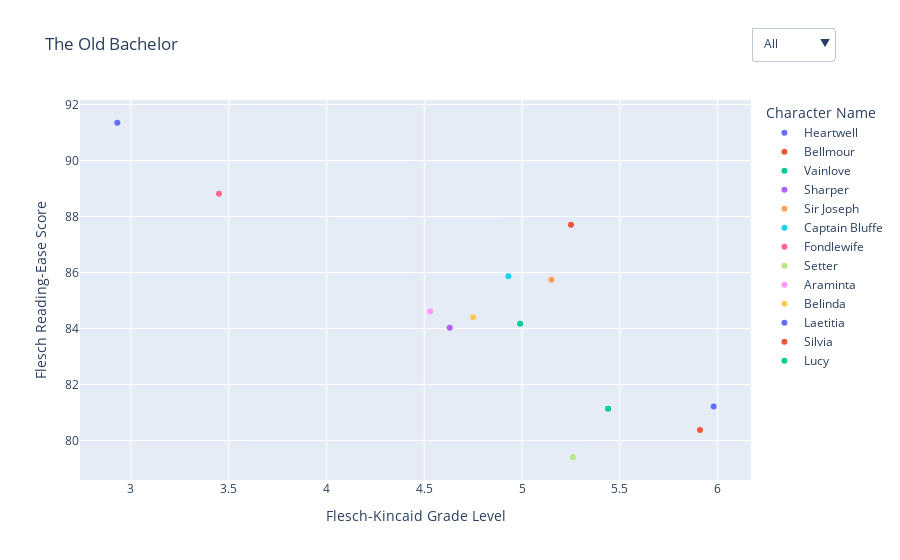
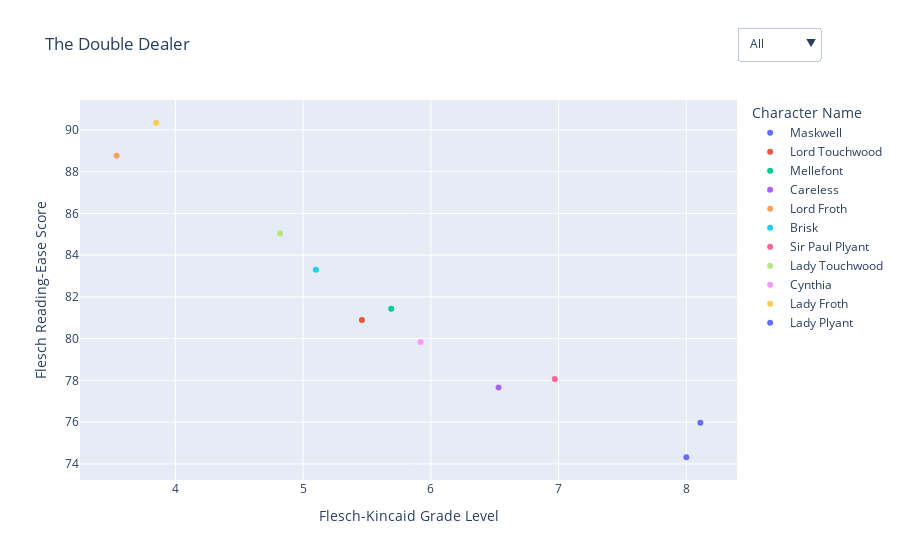
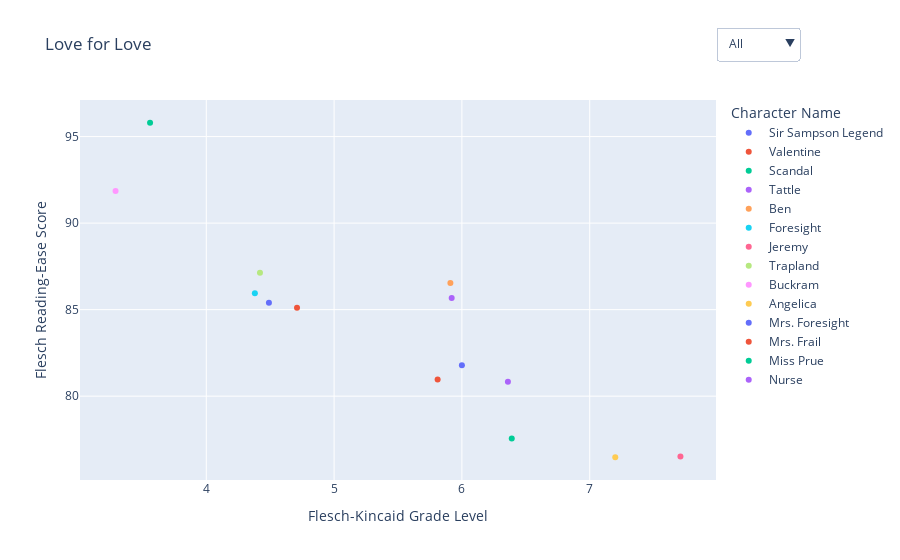
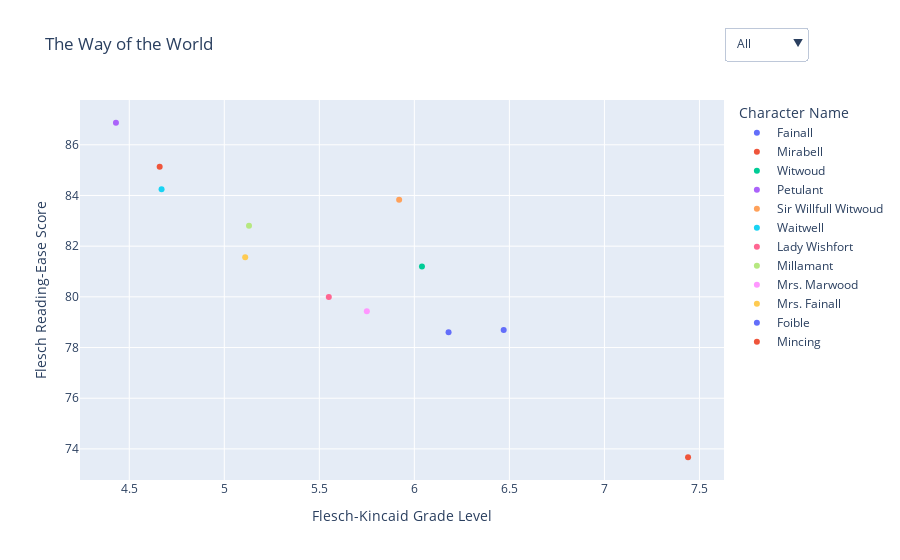

Notebook code cell kept with these figures, in order:
### Code cell
create_scatter_plot(tob_gl_scores, tob_re_scores, tob_men, tob_women, filename="tob_flesch_kincaid_scatter", title="The Old Bachelor")
create_scatter_plot(tdd_gl_scores, tdd_re_scores, tdd_men, tdd_women, filename="tdd_flesch_kincaid_scatter", title="The Double Dealer")
create_scatter_plot(lfl_gl_scores, lfl_re_scores, lfl_men, lfl_women, filename="lfl_flesch_kincaid_scatter", title="Love for Love")
create_scatter_plot(twotw_gl_scores, twotw_re_scores, twotw_men, twotw_women, filename="twotw_flesch_kincaid_scatter", title="The Way of the World")

### Figure 1 — Plotly figure (JSON) as saved in the notebook; plotly's stock layout.template omitted (floating-point values rounded to 4 significant figures)
{"data": [{"hovertemplate": "Character Name=Heartwell<br>Flesch-Kincaid Grade Level=%{x}<br>Flesch Reading-Ease Score=%{y}<extra></extra>", "legendgroup": "Heartwell", "marker": {"color": "#636efa", "symbol": "circle"}, "mode": "markers", "name": "Heartwell", "orientation": "v", "showlegend": true, "type": "scatter", "x": [5.98], "xaxis": "x", "y": [81.21], "yaxis": "y"}, {"hovertemplate": "Character Name=Bellmour<br>Flesch-Kincaid Grade Level=%{x}<br>Flesch Reading-Ease Score=%{y}<extra></extra>", "legendgroup": "Bellmour", "marker": {"color": "#EF553B", "symbol": "circle"}, "mode": "markers", "name": "Bellmour", "orientation": "v", "showlegend": true, "type": "scatter", "x": [5.91], "xaxis": "x", "y": [80.37], "yaxis": "y"}, {"hovertemplate": "Character Name=Vainlove<br>Flesch-Kincaid Grade Level=%{x}<br>Flesch Reading-Ease Score=%{y}<extra></extra>", "legendgroup": "Vainlove", "marker": {"color": "#00cc96", "symbol": "circle"}, "mode": "markers", "name": "Vainlove", "orientation": "v", "showlegend": true, "type": "scatter", "x": [4.99], "xaxis": "x", "y": [84.17], "yaxis": "y"}, {"hovertemplate": "Character Name=Sharper<br>Flesch-Kincaid Grade Level=%{x}<br>Flesch Reading-Ease Score=%{y}<extra></extra>", "legendgroup": "Sharper", "marker": {"color": "#ab63fa", "symbol": "circle"}, "mode": "markers", "name": "Sharper", "orientation": "v", "showlegend": true, "type": "scatter", "x": [4.63], "xaxis": "x", "y": [84.03], "yaxis": "y"}, {"hovertemplate": "Character Name=Sir Joseph<br>Flesch-Kincaid Grade Level=%{x}<br>Flesch Reading-Ease Score=%{y}<extra></extra>", "legendgroup": "Sir Joseph", "marker": {"color": "#FFA15A", "symbol": "circle"}, "mode": "markers", "name": "Sir Joseph", "orientation": "v", "showlegend": true, "type": "scatter", "x": [5.15], "xaxis": "x", "y": [85.74], "yaxis": "y"}, {"hovertemplate": "Character Name=Captain Bluffe<br>Flesch-Kincaid Grade Level=%{x}<br>Flesch Reading-Ease Score=%{y}<extra></extra>", "legendgroup": "Captain Bluffe", "marker": {"color": "#19d3f3", "symbol": "circle"}, "mode": "markers", "name": "Captain Bluffe", "orientation": "v", "showlegend": true, "type": "scatter", "x": [4.93], "xaxis": "x", "y": [85.87], "yaxis": "y"}, {"hovertemplate": "Character Name=Fondlewife<br>Flesch-Kincaid Grade Level=%{x}<br>Flesch Reading-Ease Score=%{y}<extra></extra>", "legendgroup": "Fondlewife", "marker": {"color": "#FF6692", "symbol": "circle"}, "mode": "markers", "name": "Fondlewife", "orientation": "v", "showlegend": true, "type": "scatter", "x": [3.45], "xaxis": "x", "y": [88.81], "yaxis": "y"}, {"hovertemplate": "Character Name=Setter<br>Flesch-Kincaid Grade Level=%{x}<br>Flesch Reading-Ease Score=%{y}<extra></extra>", "legendgroup": "Setter", "marker": {"color": "#B6E880", "symbol": "circle"}, "mode": "markers", "name": "Setter", "orientation": "v", "showlegend": true, "type": "scatter", "x": [5.26], "xaxis": "x", "y": [79.4], "yaxis": "y"}, {"hovertemplate": "Character Name=Araminta<br>Flesch-Kincaid Grade Level=%{x}<br>Flesch Reading-Ease Score=%{y}<extra></extra>", "legendgroup": "Araminta", "marker": {"color": "#FF97FF", "symbol": "circle"}, "mode": "markers", "name": "Araminta", "orientation": "v", "showlegend": true, "type": "scatter", "x": [4.53], "xaxis": "x", "y": [84.61], "yaxis": "y"}, {"hovertemplate": "Character Name=Belinda<br>Flesch-Kincaid Grade Level=%{x}<br>Flesch Reading-Ease Score=%{y}<extra></extra>", "legendgroup": "Belinda", "marker": {"color": "#FECB52", "symbol": "circle"}, "mode": "markers", "name": "Belinda", "orientation": "v", "showlegend": true, "type": "scatter", "x": [4.75], "xaxis": "x", "y": [84.4], "yaxis": "y"}, {"hovertemplate": "Character Name=Laetitia<br>Flesch-Kincaid Grade Level=%{x}<br>Flesch Reading-Ease Score=%{y}<extra></extra>", "legendgroup": "Laetitia", "marker": {"color": "#636efa", "symbol": "circle"}, "mode": "markers", "name": "Laetitia", "orientation": "v", "showlegend": true, "type": "scatter", "x": [2.93], "xaxis": "x", "y": [91.35], "yaxis": "y"}, {"hovertemplate": "Character Name=Silvia<br>Flesch-Kincaid Grade Level=%{x}<br>Flesch Reading-Ease Score=%{y}<extra></extra>", "legendgroup": "Silvia", "marker": {"color": "#EF553B", "symbol": "circle"}, "mode": "markers", "name": "Silvia", "orientation": "v", "showlegend": true, "type": "scatter", "x": [5.25], "xaxis": "x", "y": [87.71], "yaxis": "y"}, {"hovertemplate": "Character Name=Lucy<br>Flesch-Kincaid Grade Level=%{x}<br>Flesch Reading-Ease Score=%{y}<extra></extra>", "legendgroup": "Lucy", "marker": {"color": "#00cc96", "symbol": "circle"}, "mode": "markers", "name": "Lucy", "orientation": "v", "showlegend": true, "type": "scatter", "x": [5.44], "xaxis": "x", "y": [81.13], "yaxis": "y"}], "layout": {"autosize": true, "legend": {"title": {"text": "Character Name"}, "tracegroupgap": 0}, "title": {"text": "The Old Bachelor"}, "updatemenus": [{"buttons": [{"args": [{"visible": [true, true, true, true, true, true, true, true, true, true, true, true, true]}, {"title": "The Old Bachelor"}], "label": "All", "method": "update"}, {"args": [{"visible": [true, true, true, true, true, true, true, true, false, false, false, false, false]}, {"title": "The Old Bachelor (Men)"}], "label": "Men", "method": "update"}, {"args": [{"visible": [false, false, false, false, false, false, false, false, true, true, true, true, true]}, {"title": "The Old Bachelor (Women)"}], "label": "Women", "method": "update"}, {"args": [{"visible": "legendonly"}, {"title": "The Old Bachelor (Custom)"}], "label": "Custom", "method": "update"}], "direction": "down", "showactive": true, "x": 1, "xanchor": "left", "y": 1.191, "yanchor": "top"}], "xaxis": {"anchor": "y", "autorange": true, "domain": [0, 1], "range": [2.744, 6.166], "title": {"text": "Flesch-Kincaid Grade Level"}, "type": "linear"}, "yaxis": {"anchor": "x", "autorange": true, "domain": [0, 1], "range": [78.41, 92.34], "title": {"text": "Flesch Reading-Ease Score"}, "type": "linear"}}}

### Figure 2 — Plotly figure (JSON) as saved in the notebook; plotly's stock layout.template omitted (floating-point values rounded to 4 significant figures)
{"data": [{"hovertemplate": "Character Name=Maskwell<br>Flesch-Kincaid Grade Level=%{x}<br>Flesch Reading-Ease Score=%{y}<extra></extra>", "legendgroup": "Maskwell", "marker": {"color": "#636efa", "symbol": "circle"}, "mode": "markers", "name": "Maskwell", "orientation": "v", "showlegend": true, "type": "scatter", "x": [8.11], "xaxis": "x", "y": [75.97], "yaxis": "y"}, {"hovertemplate": "Character Name=Lord Touchwood<br>Flesch-Kincaid Grade Level=%{x}<br>Flesch Reading-Ease Score=%{y}<extra></extra>", "legendgroup": "Lord Touchwood", "marker": {"color": "#EF553B", "symbol": "circle"}, "mode": "markers", "name": "Lord Touchwood", "orientation": "v", "showlegend": true, "type": "scatter", "x": [5.46], "xaxis": "x", "y": [80.89], "yaxis": "y"}, {"hovertemplate": "Character Name=Mellefont<br>Flesch-Kincaid Grade Level=%{x}<br>Flesch Reading-Ease Score=%{y}<extra></extra>", "legendgroup": "Mellefont", "marker": {"color": "#00cc96", "symbol": "circle"}, "mode": "markers", "name": "Mellefont", "orientation": "v", "showlegend": true, "type": "scatter", "x": [5.69], "xaxis": "x", "y": [81.43], "yaxis": "y"}, {"hovertemplate": "Character Name=Careless<br>Flesch-Kincaid Grade Level=%{x}<br>Flesch Reading-Ease Score=%{y}<extra></extra>", "legendgroup": "Careless", "marker": {"color": "#ab63fa", "symbol": "circle"}, "mode": "markers", "name": "Careless", "orientation": "v", "showlegend": true, "type": "scatter", "x": [6.53], "xaxis": "x", "y": [77.66], "yaxis": "y"}, {"hovertemplate": "Character Name=Lord Froth<br>Flesch-Kincaid Grade Level=%{x}<br>Flesch Reading-Ease Score=%{y}<extra></extra>", "legendgroup": "Lord Froth", "marker": {"color": "#FFA15A", "symbol": "circle"}, "mode": "markers", "name": "Lord Froth", "orientation": "v", "showlegend": true, "type": "scatter", "x": [3.54], "xaxis": "x", "y": [88.76], "yaxis": "y"}, {"hovertemplate": "Character Name=Brisk<br>Flesch-Kincaid Grade Level=%{x}<br>Flesch Reading-Ease Score=%{y}<extra></extra>", "legendgroup": "Brisk", "marker": {"color": "#19d3f3", "symbol": "circle"}, "mode": "markers", "name": "Brisk", "orientation": "v", "showlegend": true, "type": "scatter", "x": [5.1], "xaxis": "x", "y": [83.3], "yaxis": "y"}, {"hovertemplate": "Character Name=Sir Paul Plyant<br>Flesch-Kincaid Grade Level=%{x}<br>Flesch Reading-Ease Score=%{y}<extra></extra>", "legendgroup": "Sir Paul Plyant", "marker": {"color": "#FF6692", "symbol": "circle"}, "mode": "markers", "name": "Sir Paul Plyant", "orientation": "v", "showlegend": true, "type": "scatter", "x": [6.97], "xaxis": "x", "y": [78.07], "yaxis": "y"}, {"hovertemplate": "Character Name=Lady Touchwood<br>Flesch-Kincaid Grade Level=%{x}<br>Flesch Reading-Ease Score=%{y}<extra></extra>", "legendgroup": "Lady Touchwood", "marker": {"color": "#B6E880", "symbol": "circle"}, "mode": "markers", "name": "Lady Touchwood", "orientation": "v", "showlegend": true, "type": "scatter", "x": [4.82], "xaxis": "x", "y": [85.03], "yaxis": "y"}, {"hovertemplate": "Character Name=Cynthia<br>Flesch-Kincaid Grade Level=%{x}<br>Flesch Reading-Ease Score=%{y}<extra></extra>", "legendgroup": "Cynthia", "marker": {"color": "#FF97FF", "symbol": "circle"}, "mode": "markers", "name": "Cynthia", "orientation": "v", "showlegend": true, "type": "scatter", "x": [5.92], "xaxis": "x", "y": [79.84], "yaxis": "y"}, {"hovertemplate": "Character Name=Lady Froth<br>Flesch-Kincaid Grade Level=%{x}<br>Flesch Reading-Ease Score=%{y}<extra></extra>", "legendgroup": "Lady Froth", "marker": {"color": "#FECB52", "symbol": "circle"}, "mode": "markers", "name": "Lady Froth", "orientation": "v", "showlegend": true, "type": "scatter", "x": [3.85], "xaxis": "x", "y": [90.34], "yaxis": "y"}, {"hovertemplate": "Character Name=Lady Plyant<br>Flesch-Kincaid Grade Level=%{x}<br>Flesch Reading-Ease Score=%{y}<extra></extra>", "legendgroup": "Lady Plyant", "marker": {"color": "#636efa", "symbol": "circle"}, "mode": "markers", "name": "Lady Plyant", "orientation": "v", "showlegend": true, "type": "scatter", "x": [8], "xaxis": "x", "y": [74.32], "yaxis": "y"}], "layout": {"autosize": true, "legend": {"title": {"text": "Character Name"}, "tracegroupgap": 0}, "title": {"text": "The Double Dealer"}, "updatemenus": [{"buttons": [{"args": [{"visible": [true, true, true, true, true, true, true, true, true, true, true]}, {"title": "The Double Dealer"}], "label": "All", "method": "update"}, {"args": [{"visible": [true, true, true, true, true, true, true, false, false, false, false]}, {"title": "The Double Dealer (Men)"}], "label": "Men", "method": "update"}, {"args": [{"visible": [false, false, false, false, false, false, false, true, true, true, true]}, {"title": "The Double Dealer (Women)"}], "label": "Women", "method": "update"}, {"args": [{"visible": "legendonly"}, {"title": "The Double Dealer (Custom)"}], "label": "Custom", "method": "update"}], "direction": "down", "showactive": true, "x": 1, "xanchor": "left", "y": 1.191, "yanchor": "top"}], "xaxis": {"anchor": "y", "autorange": true, "domain": [0, 1], "range": [3.261, 8.389], "title": {"text": "Flesch-Kincaid Grade Level"}, "type": "linear"}, "yaxis": {"anchor": "x", "autorange": true, "domain": [0, 1], "range": [73.0, 91.66], "title": {"text": "Flesch Reading-Ease Score"}, "type": "linear"}}}

### Figure 3 — Plotly figure (JSON) as saved in the notebook; plotly's stock layout.template omitted (floating-point values rounded to 4 significant figures)
{"data": [{"hovertemplate": "Character Name=Sir Sampson Legend<br>Flesch-Kincaid Grade Level=%{x}<br>Flesch Reading-Ease Score=%{y}<extra></extra>", "legendgroup": "Sir Sampson Legend", "marker": {"color": "#636efa", "symbol": "circle"}, "mode": "markers", "name": "Sir Sampson Legend", "orientation": "v", "showlegend": true, "type": "scatter", "x": [6], "xaxis": "x", "y": [81.79], "yaxis": "y"}, {"hovertemplate": "Character Name=Valentine<br>Flesch-Kincaid Grade Level=%{x}<br>Flesch Reading-Ease Score=%{y}<extra></extra>", "legendgroup": "Valentine", "marker": {"color": "#EF553B", "symbol": "circle"}, "mode": "markers", "name": "Valentine", "orientation": "v", "showlegend": true, "type": "scatter", "x": [5.81], "xaxis": "x", "y": [80.96], "yaxis": "y"}, {"hovertemplate": "Character Name=Scandal<br>Flesch-Kincaid Grade Level=%{x}<br>Flesch Reading-Ease Score=%{y}<extra></extra>", "legendgroup": "Scandal", "marker": {"color": "#00cc96", "symbol": "circle"}, "mode": "markers", "name": "Scandal", "orientation": "v", "showlegend": true, "type": "scatter", "x": [6.39], "xaxis": "x", "y": [77.56], "yaxis": "y"}, {"hovertemplate": "Character Name=Tattle<br>Flesch-Kincaid Grade Level=%{x}<br>Flesch Reading-Ease Score=%{y}<extra></extra>", "legendgroup": "Tattle", "marker": {"color": "#ab63fa", "symbol": "circle"}, "mode": "markers", "name": "Tattle", "orientation": "v", "showlegend": true, "type": "scatter", "x": [6.36], "xaxis": "x", "y": [80.83], "yaxis": "y"}, {"hovertemplate": "Character Name=Ben<br>Flesch-Kincaid Grade Level=%{x}<br>Flesch Reading-Ease Score=%{y}<extra></extra>", "legendgroup": "Ben", "marker": {"color": "#FFA15A", "symbol": "circle"}, "mode": "markers", "name": "Ben", "orientation": "v", "showlegend": true, "type": "scatter", "x": [5.91], "xaxis": "x", "y": [86.54], "yaxis": "y"}, {"hovertemplate": "Character Name=Foresight<br>Flesch-Kincaid Grade Level=%{x}<br>Flesch Reading-Ease Score=%{y}<extra></extra>", "legendgroup": "Foresight", "marker": {"color": "#19d3f3", "symbol": "circle"}, "mode": "markers", "name": "Foresight", "orientation": "v", "showlegend": true, "type": "scatter", "x": [4.38], "xaxis": "x", "y": [85.95], "yaxis": "y"}, {"hovertemplate": "Character Name=Jeremy<br>Flesch-Kincaid Grade Level=%{x}<br>Flesch Reading-Ease Score=%{y}<extra></extra>", "legendgroup": "Jeremy", "marker": {"color": "#FF6692", "symbol": "circle"}, "mode": "markers", "name": "Jeremy", "orientation": "v", "showlegend": true, "type": "scatter", "x": [7.71], "xaxis": "x", "y": [76.52], "yaxis": "y"}, {"hovertemplate": "Character Name=Trapland<br>Flesch-Kincaid Grade Level=%{x}<br>Flesch Reading-Ease Score=%{y}<extra></extra>", "legendgroup": "Trapland", "marker": {"color": "#B6E880", "symbol": "circle"}, "mode": "markers", "name": "Trapland", "orientation": "v", "showlegend": true, "type": "scatter", "x": [4.42], "xaxis": "x", "y": [87.13], "yaxis": "y"}, {"hovertemplate": "Character Name=Buckram<br>Flesch-Kincaid Grade Level=%{x}<br>Flesch Reading-Ease Score=%{y}<extra></extra>", "legendgroup": "Buckram", "marker": {"color": "#FF97FF", "symbol": "circle"}, "mode": "markers", "name": "Buckram", "orientation": "v", "showlegend": true, "type": "scatter", "x": [3.29], "xaxis": "x", "y": [91.86], "yaxis": "y"}, {"hovertemplate": "Character Name=Angelica<br>Flesch-Kincaid Grade Level=%{x}<br>Flesch Reading-Ease Score=%{y}<extra></extra>", "legendgroup": "Angelica", "marker": {"color": "#FECB52", "symbol": "circle"}, "mode": "markers", "name": "Angelica", "orientation": "v", "showlegend": true, "type": "scatter", "x": [7.2], "xaxis": "x", "y": [76.47], "yaxis": "y"}, {"hovertemplate": "Character Name=Mrs. Foresight<br>Flesch-Kincaid Grade Level=%{x}<br>Flesch Reading-Ease Score=%{y}<extra></extra>", "legendgroup": "Mrs. Foresight", "marker": {"color": "#636efa", "symbol": "circle"}, "mode": "markers", "name": "Mrs. Foresight", "orientation": "v", "showlegend": true, "type": "scatter", "x": [4.49], "xaxis": "x", "y": [85.4], "yaxis": "y"}, {"hovertemplate": "Character Name=Mrs. Frail<br>Flesch-Kincaid Grade Level=%{x}<br>Flesch Reading-Ease Score=%{y}<extra></extra>", "legendgroup": "Mrs. Frail", "marker": {"color": "#EF553B", "symbol": "circle"}, "mode": "markers", "name": "Mrs. Frail", "orientation": "v", "showlegend": true, "type": "scatter", "x": [4.71], "xaxis": "x", "y": [85.11], "yaxis": "y"}, {"hovertemplate": "Character Name=Miss Prue<br>Flesch-Kincaid Grade Level=%{x}<br>Flesch Reading-Ease Score=%{y}<extra></extra>", "legendgroup": "Miss Prue", "marker": {"color": "#00cc96", "symbol": "circle"}, "mode": "markers", "name": "Miss Prue", "orientation": "v", "showlegend": true, "type": "scatter", "x": [3.56], "xaxis": "x", "y": [95.8], "yaxis": "y"}, {"hovertemplate": "Character Name=Nurse<br>Flesch-Kincaid Grade Level=%{x}<br>Flesch Reading-Ease Score=%{y}<extra></extra>", "legendgroup": "Nurse", "marker": {"color": "#ab63fa", "symbol": "circle"}, "mode": "markers", "name": "Nurse", "orientation": "v", "showlegend": true, "type": "scatter", "x": [5.92], "xaxis": "x", "y": [85.67], "yaxis": "y"}], "layout": {"autosize": true, "legend": {"title": {"text": "Character Name"}, "tracegroupgap": 0}, "title": {"text": "Love for Love"}, "updatemenus": [{"buttons": [{"args": [{"visible": [true, true, true, true, true, true, true, true, true, true, true, true, true, true]}, {"title": "Love for Love"}], "label": "All", "method": "update"}, {"args": [{"visible": [true, true, true, true, true, true, true, true, true, false, false, false, false, false]}, {"title": "Love for Love (Men)"}], "label": "Men", "method": "update"}, {"args": [{"visible": [false, false, false, false, false, false, false, false, false, true, true, true, true, true]}, {"title": "Love for Love (Women)"}], "label": "Women", "method": "update"}, {"args": [{"visible": "legendonly"}, {"title": "Love for Love (Custom)"}], "label": "Custom", "method": "update"}], "direction": "down", "showactive": true, "x": 1, "xanchor": "left", "y": 1.191, "yanchor": "top"}], "xaxis": {"anchor": "y", "autorange": true, "domain": [0, 1], "range": [3.019, 7.981], "title": {"text": "Flesch-Kincaid Grade Level"}, "type": "linear"}, "yaxis": {"anchor": "x", "autorange": true, "domain": [0, 1], "range": [74.87, 97.4], "title": {"text": "Flesch Reading-Ease Score"}, "type": "linear"}}}

### Figure 4 — Plotly figure (JSON) as saved in the notebook; plotly's stock layout.template omitted (floating-point values rounded to 4 significant figures)
{"data": [{"hovertemplate": "Character Name=Fainall<br>Flesch-Kincaid Grade Level=%{x}<br>Flesch Reading-Ease Score=%{y}<extra></extra>", "legendgroup": "Fainall", "marker": {"color": "#636efa", "symbol": "circle"}, "mode": "markers", "name": "Fainall", "orientation": "v", "showlegend": true, "type": "scatter", "x": [6.18], "xaxis": "x", "y": [78.6], "yaxis": "y"}, {"hovertemplate": "Character Name=Mirabell<br>Flesch-Kincaid Grade Level=%{x}<br>Flesch Reading-Ease Score=%{y}<extra></extra>", "legendgroup": "Mirabell", "marker": {"color": "#EF553B", "symbol": "circle"}, "mode": "markers", "name": "Mirabell", "orientation": "v", "showlegend": true, "type": "scatter", "x": [7.44], "xaxis": "x", "y": [73.67], "yaxis": "y"}, {"hovertemplate": "Character Name=Witwoud<br>Flesch-Kincaid Grade Level=%{x}<br>Flesch Reading-Ease Score=%{y}<extra></extra>", "legendgroup": "Witwoud", "marker": {"color": "#00cc96", "symbol": "circle"}, "mode": "markers", "name": "Witwoud", "orientation": "v", "showlegend": true, "type": "scatter", "x": [6.04], "xaxis": "x", "y": [81.2], "yaxis": "y"}, {"hovertemplate": "Character Name=Petulant<br>Flesch-Kincaid Grade Level=%{x}<br>Flesch Reading-Ease Score=%{y}<extra></extra>", "legendgroup": "Petulant", "marker": {"color": "#ab63fa", "symbol": "circle"}, "mode": "markers", "name": "Petulant", "orientation": "v", "showlegend": true, "type": "scatter", "x": [4.43], "xaxis": "x", "y": [86.87], "yaxis": "y"}, {"hovertemplate": "Character Name=Sir Willfull Witwoud<br>Flesch-Kincaid Grade Level=%{x}<br>Flesch Reading-Ease Score=%{y}<extra></extra>", "legendgroup": "Sir Willfull Witwoud", "marker": {"color": "#FFA15A", "symbol": "circle"}, "mode": "markers", "name": "Sir Willfull Witwoud", "orientation": "v", "showlegend": true, "type": "scatter", "x": [5.92], "xaxis": "x", "y": [83.83], "yaxis": "y"}, {"hovertemplate": "Character Name=Waitwell<br>Flesch-Kincaid Grade Level=%{x}<br>Flesch Reading-Ease Score=%{y}<extra></extra>", "legendgroup": "Waitwell", "marker": {"color": "#19d3f3", "symbol": "circle"}, "mode": "markers", "name": "Waitwell", "orientation": "v", "showlegend": true, "type": "scatter", "x": [4.67], "xaxis": "x", "y": [84.25], "yaxis": "y"}, {"hovertemplate": "Character Name=Lady Wishfort<br>Flesch-Kincaid Grade Level=%{x}<br>Flesch Reading-Ease Score=%{y}<extra></extra>", "legendgroup": "Lady Wishfort", "marker": {"color": "#FF6692", "symbol": "circle"}, "mode": "markers", "name": "Lady Wishfort", "orientation": "v", "showlegend": true, "type": "scatter", "x": [5.55], "xaxis": "x", "y": [79.99], "yaxis": "y"}, {"hovertemplate": "Character Name=Millamant<br>Flesch-Kincaid Grade Level=%{x}<br>Flesch Reading-Ease Score=%{y}<extra></extra>", "legendgroup": "Millamant", "marker": {"color": "#B6E880", "symbol": "circle"}, "mode": "markers", "name": "Millamant", "orientation": "v", "showlegend": true, "type": "scatter", "x": [5.13], "xaxis": "x", "y": [82.81], "yaxis": "y"}, {"hovertemplate": "Character Name=Mrs. Marwood<br>Flesch-Kincaid Grade Level=%{x}<br>Flesch Reading-Ease Score=%{y}<extra></extra>", "legendgroup": "Mrs. Marwood", "marker": {"color": "#FF97FF", "symbol": "circle"}, "mode": "markers", "name": "Mrs. Marwood", "orientation": "v", "showlegend": true, "type": "scatter", "x": [5.75], "xaxis": "x", "y": [79.43], "yaxis": "y"}, {"hovertemplate": "Character Name=Mrs. Fainall<br>Flesch-Kincaid Grade Level=%{x}<br>Flesch Reading-Ease Score=%{y}<extra></extra>", "legendgroup": "Mrs. Fainall", "marker": {"color": "#FECB52", "symbol": "circle"}, "mode": "markers", "name": "Mrs. Fainall", "orientation": "v", "showlegend": true, "type": "scatter", "x": [5.11], "xaxis": "x", "y": [81.56], "yaxis": "y"}, {"hovertemplate": "Character Name=Foible<br>Flesch-Kincaid Grade Level=%{x}<br>Flesch Reading-Ease Score=%{y}<extra></extra>", "legendgroup": "Foible", "marker": {"color": "#636efa", "symbol": "circle"}, "mode": "markers", "name": "Foible", "orientation": "v", "showlegend": true, "type": "scatter", "x": [6.47], "xaxis": "x", "y": [78.69], "yaxis": "y"}, {"hovertemplate": "Character Name=Mincing<br>Flesch-Kincaid Grade Level=%{x}<br>Flesch Reading-Ease Score=%{y}<extra></extra>", "legendgroup": "Mincing", "marker": {"color": "#EF553B", "symbol": "circle"}, "mode": "markers", "name": "Mincing", "orientation": "v", "showlegend": true, "type": "scatter", "x": [4.66], "xaxis": "x", "y": [85.13], "yaxis": "y"}], "layout": {"autosize": true, "legend": {"title": {"text": "Character Name"}, "tracegroupgap": 0}, "title": {"text": "The Way of the World"}, "updatemenus": [{"buttons": [{"args": [{"visible": [true, true, true, true, true, true, true, true, true, true, true, true]}, {"title": "The Way of the World"}], "label": "All", "method": "update"}, {"args": [{"visible": [true, true, true, true, true, true, false, false, false, false, false, false]}, {"title": "The Way of the World (Men)"}], "label": "Men", "method": "update"}, {"args": [{"visible": [false, false, false, false, false, false, true, true, true, true, true, true]}, {"title": "The Way of the World (Women)"}], "label": "Women", "method": "update"}, {"args": [{"visible": "legendonly"}, {"title": "The Way of the World (Custom)"}], "label": "Custom", "method": "update"}], "direction": "down", "showactive": true, "x": 1, "xanchor": "left", "y": 1.191, "yanchor": "top"}], "xaxis": {"anchor": "y", "autorange": true, "domain": [0, 1], "range": [4.246, 7.624], "title": {"text": "Flesch-Kincaid Grade Level"}, "type": "linear"}, "yaxis": {"anchor": "x", "autorange": true, "domain": [0, 1], "range": [72.58, 87.96], "title": {"text": "Flesch Reading-Ease Score"}, "type": "linear"}}}
